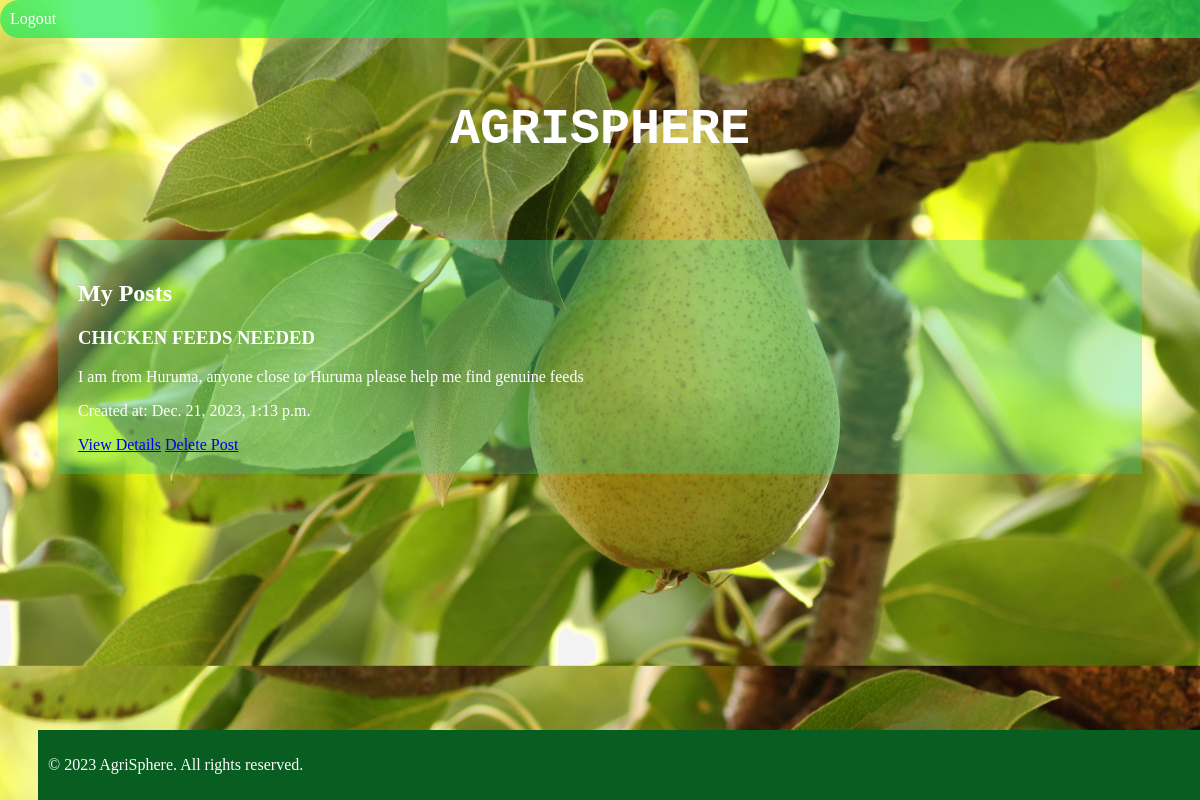
The page /view_my_posts/ (signed in) on the database its author committed.
### Mainapp/models.py (models this page shows, shortened)
class Post(models.Model):
    title = models.CharField(max_length=255)
    content = models.TextField()
    author = models.ForeignKey(get_user_model(), on_delete=models.CASCADE)
    created_at = models.DateTimeField(auto_now_add=True)
    tags = TaggableManager()

### Mainapp/views.py (the view)
# urls.py: path('view_my_posts/', ViewMyPostsView.as_view(), name='view_my_posts'),
class ViewMyPostsView(View):
    template_name = 'posts/view_my_posts.html'
    def get(self, request):
        user_posts = Post.objects.filter(author=request.user)
        return render(request, self.template_name, {'user_posts': user_posts})

### Mainapp/templates/posts/view_my_posts.html (shortened to what this page needs)
{% extends 'base.html' %}
{% block content %}
    <h2>My Posts</h2>
    {% for post in user_posts %}
        <div>
            <h3>{{ post.title }}</h3>
            <p>{{ post.content }}</p>
            <p>Created at: {{ post.created_at }}</p>
            <a href="{% url 'Mainapp:view_post' pk=post.id %}">View Details</a>
            <a href="{% url 'Mainapp:delete_post' pk=post.id %}">Delete Post</a>
        </div>
    {% endfor %}
{% endblock %}

### Mainapp/static/mainapp/css/base.css (style rules this page uses)
body { background-image: url('/static/mainapp/images/wallpaperflare.com_wallpaper.jpg'); background-size: cover; background-position: center; padding: 30px; color: #fff; }

### rows shown on the page
Post: title "CHICKEN FEEDS NEEDED", content "I am from Huruma, anyone close to Huruma please help me find genuine feeds", created_at "Dec. 21, 2023, 1:13 p.m."
